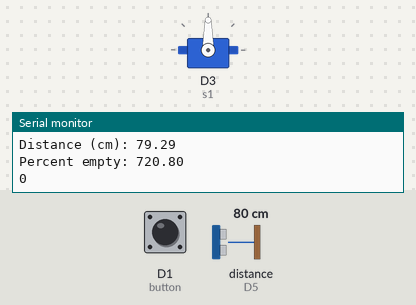
Recording of a sketch running on a simulated ESP8266 (NodeMCU). On the bench: servo, the last lines printed to the serial monitor. Wiring (inferred from the names in the program): ultrasonic range finder: trigger D6; echo D5. The test bench sets the inputs (shaded band); at power-on: distance to the obstacle (sensor on D5) 80 cm, D1 (button) LOW. The echo pulse lasts 58.3 µs per cm; WiFi joins after 1.5 s; servers stay silent unless stated.

Above: at 3.0 s.
3.1 s: distance to the obstacle (sensor on D5) set to 7 cm
4.6 s: distance to the obstacle (sensor on D5) set to 4 cm
At 5.31 s:
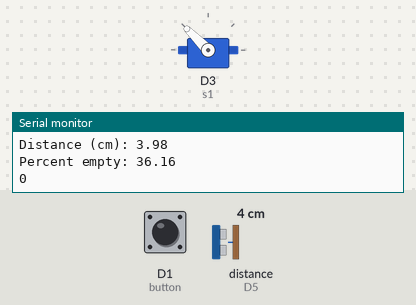
At 6.3 s:
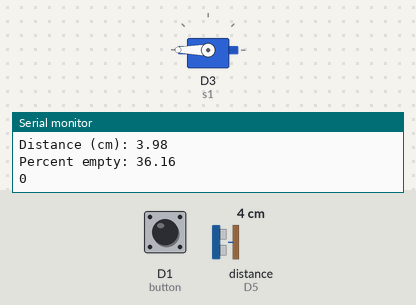
7.2 s: D1 (button) pulled HIGH for 0.25 s
At 7.53 s:
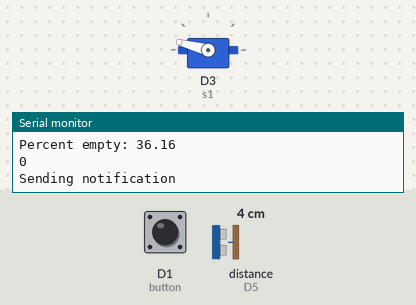
11.2 s: distance to the obstacle (sensor on D5) set to 2 cm
14.2 s: D1 (button) pulled HIGH for 1 s
Timing chart, 0 to 17.2 s (numbered marks = the images above; inputs shaded):
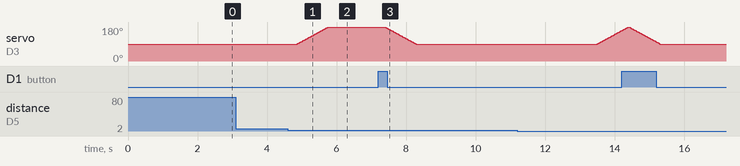

The sketch:

Smart_IOT_Garbage_Bin.ino
```cpp
#define BLYNK_TEMPLATE_ID "TMPLx1xNV9WP"
#define BLYNK_DEVICE_NAME "MICROCEP"
#define BLYNK_AUTH_TOKEN "cYOPBez0mmaM3zSM-w5mkxSDTeBN3vFV"
#define BLYNK_PRINT Serial
#include <ESP8266WiFi.h>
#include <BlynkSimpleEsp8266.h>
#include <Servo.h>

char auth[] = "cYOPBez0mmaM3zSM-w5mkxSDTeBN3vFV";

char ssid[] = "EL PLAN";

char pass[] = "tsjm1938";


const int trigPin = 12;
const int echoPin = 14;
const int button = D1;

//define sound velocity in cm/uS
#define SOUND_VELOCITY 0.034

long duration;
float distanceCm, percent_empty;
bool is_empty = true;
bool is_open = true;
Servo s1;

void Close_bin()
{
  if(is_open)
  {
    for(int pos=90;pos<=180;pos++)
     {
        s1.write(pos);
        delay(10);
     }
   is_open = false;
  }
}

void Open_bin()
{
  if(!is_open)
  {
    for(int pos=180;pos>=90;pos--)
     {
        s1.write(pos);
        delay(10);
     }
   is_open = true;
  }
}

void Check_button()
{
  if(digitalRead(button) == 1)
  {
    Open_bin();
    delay(5000);
  }
}

float Distance()
{
  // Clears the trigPin
  digitalWrite(trigPin, LOW);
  delayMicroseconds(2);
  // Sets the trigPin on HIGH state for 10 micro seconds
  digitalWrite(trigPin, HIGH);
  delayMicroseconds(10);
  digitalWrite(trigPin, LOW);

  // Reads the echoPin, returns the sound wave travel time in microseconds
  duration = pulseIn(echoPin, HIGH);

  // Calculate the distance
  float distanceinCm = duration * SOUND_VELOCITY/2;

  // Prints the distance on the Serial Monitor
  Serial.print("Distance (cm): ");
  Serial.println(distanceinCm);

  return distanceinCm;
}

void setup() {
  Serial.begin(115200); // Starts the serial communication
  pinMode(trigPin, OUTPUT); // Sets the trigPin as an Output
  pinMode(echoPin, INPUT); // Sets the echoPin as an Input
  Blynk.begin(auth, ssid, pass);
  s1.attach(0);
  Open_bin();
}

void loop() {
  percent_empty =((Distance()) / 11.0) * 100;
  Serial.print("Percent empty: ");
  Serial.println(percent_empty);
  Blynk.virtualWrite(V1, percent_empty);
  Serial.println(digitalRead(button));
  delay(200);
  if(percent_empty < 50)
  {
    is_empty = false;
    Close_bin();
    Serial.println("Sending notification");
    Blynk.logEvent("alert", "Bin_Update. Dustbin overload");
    Check_button();
  }else if(percent_empty > 50)
  {
    is_empty = true;
    Open_bin();
  }
}
```

Measured:
- the behaviour switches between 6 and 5 cm on distance to the obstacle (sensor on D5) (found by bisection; images 0 and 1)
- after the input at 4.6 s, servo on D3 (s1): moves from 90° to 180° over 0.90 s, starting after 0.27 s
- after the input at 7.2 s, servo on D3 (s1): moves from 180° to 90° over 0.90 s, starting after 0.19 s
